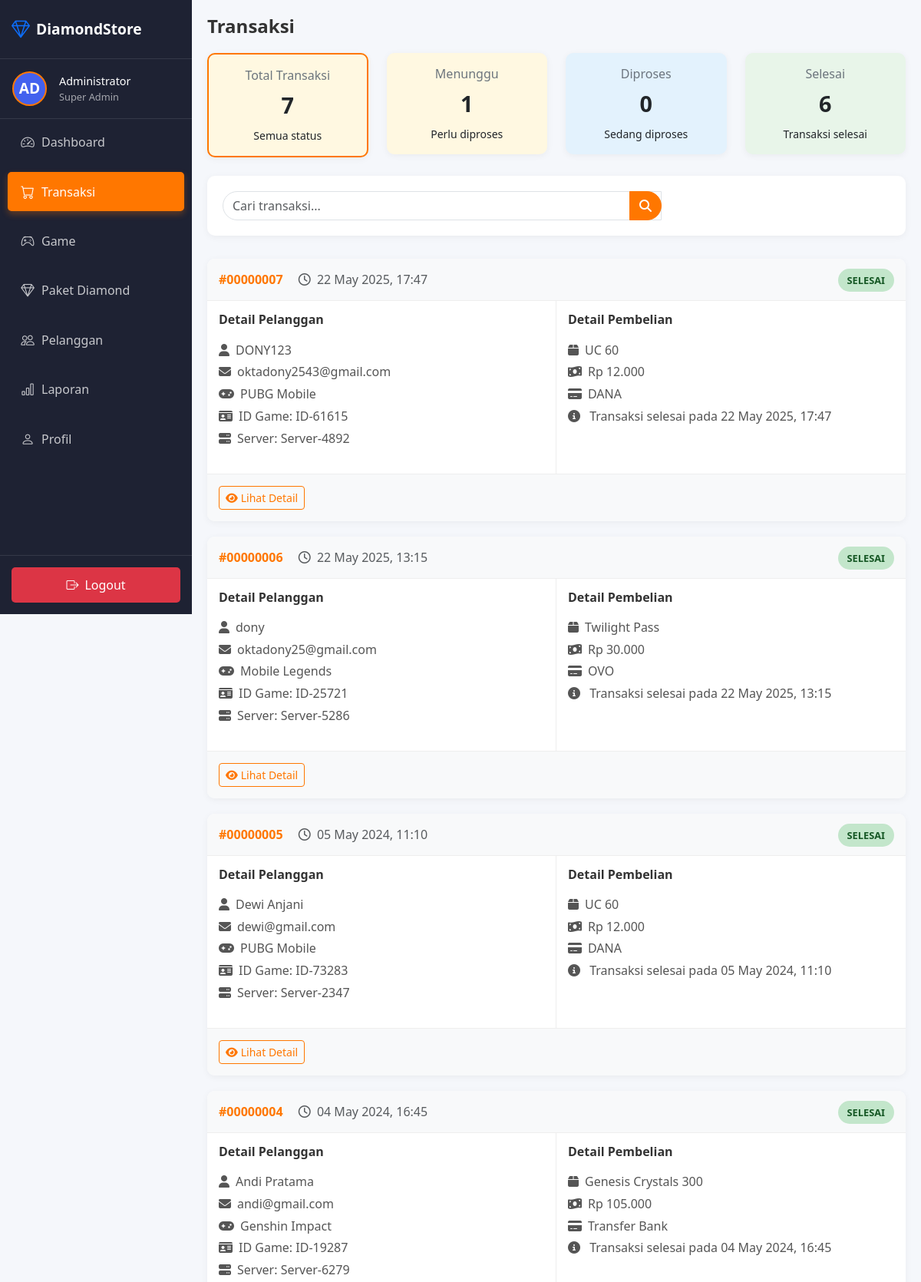
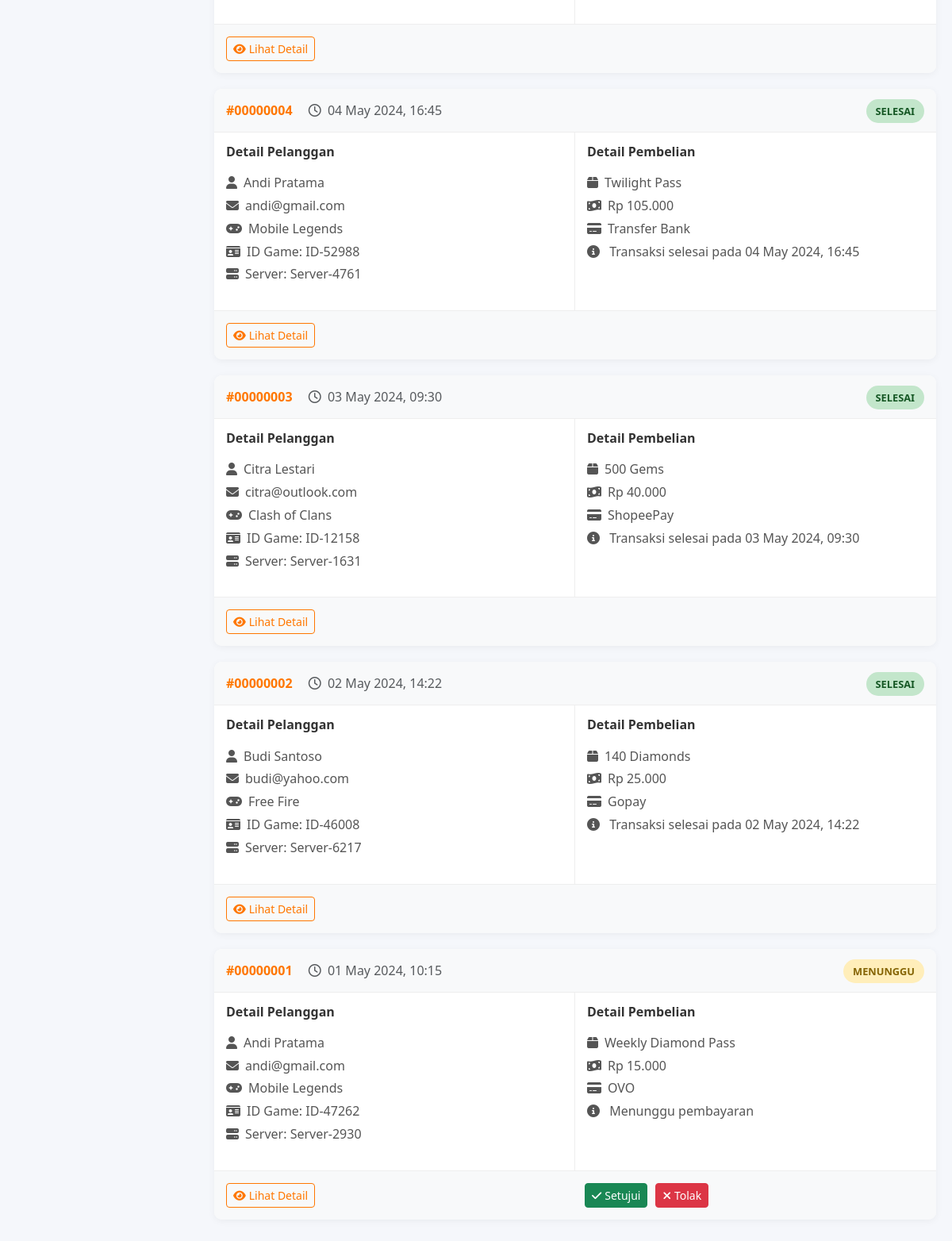
Page /game-topup/admin/transactions.php (signed in) on the committed database (2 pictures, top to bottom).
### tables this page shows
CREATE TABLE `transaksi` (
  `id_transaksi` int(11) NOT NULL,
  `id_pelanggan` int(11) DEFAULT NULL,
  `tanggal_transaksi` date DEFAULT NULL,
  `waktu_transaksi` datetime DEFAULT current_timestamp(),
  `total_harga` decimal(10,2) DEFAULT NULL,
  `metode_pembayaran` varchar(50) DEFAULT NULL,
  `status` enum('pending','berhasil','gagal') DEFAULT 'pending'
);

CREATE TABLE `pelanggan` (
  `id_pelanggan` int(11) NOT NULL,
  `nama` varchar(100) DEFAULT NULL,
  `email` varchar(100) DEFAULT NULL,
  `no_hp` varchar(15) DEFAULT NULL,
  `user_id` int(11) DEFAULT NULL
);

CREATE TABLE `game` (
  `id_game` int(11) NOT NULL,
  `nama_game` varchar(100) DEFAULT NULL,
  `developer` varchar(100) DEFAULT NULL
);

CREATE TABLE `paketdiamond` (
  `id_paket` int(11) NOT NULL,
  `id_game` int(11) DEFAULT NULL,
  `nama_paket` varchar(100) DEFAULT NULL,
  `jumlah_diamond` int(11) DEFAULT NULL,
  `harga` decimal(10,2) DEFAULT NULL
);

### game-topup/admin/transactions.php (the view, shortened to what this page needs)
<?php
include '../config/database.php';
function tableExists($conn, $tableName) {
    $result = $conn->query("SHOW TABLES LIKE '$tableName'");
    return $result->num_rows > 0;
}
function getTransactions($conn, $status = null, $search = null) {
    if (!tableExists($conn, 'Transaksi') || !tableExists($conn, 'Pelanggan') ||
        !tableExists($conn, 'PaketDiamond') || !tableExists($conn, 'Game')) {
        return [];
    }
    $query = "SELECT t.id_transaksi as id, p.nama as customer_name, p.email as customer_email,
              pd.nama_paket as package_name, g.nama_game as game_name,
              t.total_harga as amount, t.metode_pembayaran as payment_method,
              t.status, t.waktu_transaksi as created_at, t.waktu_transaksi as updated_at,
              dt.id_detail, dt.jumlah
              FROM Transaksi t
              JOIN Pelanggan p ON t.id_pelanggan = p.id_pelanggan
              JOIN DetailTransaksi dt ON t.id_transaksi = dt.id_transaksi
              JOIN PaketDiamond pd ON dt.id_paket = pd.id_paket
              JOIN Game g ON pd.id_game = g.id_game
              WHERE 1=1";
    $query .= " ORDER BY t.waktu_transaksi DESC";
    $stmt = $conn->prepare($query);
    $stmt->execute();
    $result = $stmt->get_result();
    $transactions = [];
    while ($row = $result->fetch_assoc()) {
        $row['game_id'] = 'ID-' . rand(10000, 99999);
        $row['server_id'] = 'Server-' . rand(1000, 9999);
        $transactions[] = $row;
    }
    return $transactions;
}
$status_filter = isset($_GET['status']) ? $_GET['status'] : null;
$search_term = isset($_GET['search']) ? $_GET['search'] : null;
$transactions = getTransactions($conn, $status_filter, $search_term);
$status_counts = [
    'pending' => 0,
    'processing' => 0,
    'completed' => 0,
    'cancelled' => 0
];
$statusMapReverse = [
    'pending' => 'pending',
    'berhasil' => 'completed',
    'gagal' => 'cancelled'
];
if (tableExists($conn, 'Transaksi')) {
    $stmt = $conn->prepare("SELECT status, COUNT(*) as count FROM Transaksi GROUP BY status");
    $stmt->execute();
    $result = $stmt->get_result();
    while ($row = $result->fetch_assoc()) {
        $mappedStatus = $statusMapReverse[$row['status']] ?? $row['status'];
        $status_counts[$mappedStatus] = $row['count'];
    }
}
$total_transactions = array_sum($status_counts);
?>
<!DOCTYPE html>
<html lang="id">
<head>
    <link rel="stylesheet" href="https://cdnjs.cloudflare.com/ajax/libs/bootstrap/5.3.0/css/bootstrap.min.css">
    <link rel="stylesheet" href="https://cdnjs.cloudflare.com/ajax/libs/font-awesome/6.4.0/css/all.min.css">
    <link rel="stylesheet" href="https://cdn.jsdelivr.net/npm/bootstrap-icons@1.11.1/font/bootstrap-icons.css">
    <link rel="stylesheet" href="../assets/css/admin.css">
</head>
<body>
    <div class="app-container">
        <div class="sidebar">
            <?php include 'sidebar.php'; ?>
        </div>
        <div class="app-content">
            <div class="app-content-header">
                <h1 class="app-content-headerText">Transaksi</h1>
            </div>
            <div class="row g-4 mb-4">
                <div class="col-md-3">
                    <div class="status-count-card pending <?php echo $status_filter === null ? 'active' : ''; ?>" onclick="filterByStatus('')">
                        <p>Total Transaksi</p>
                        <h3><?php echo $total_transactions; ?></h3>
                        <small>Semua status</small>
                    </div>
                </div>
                <div class="col-md-3">
                    <div class="status-count-card pending <?php echo $status_filter === 'pending' ? 'active' : ''; ?>" onclick="filterByStatus('pending')">
                        <p>Menunggu</p>
                        <h3><?php echo $status_counts['pending']; ?></h3>
                        <small>Perlu diproses</small>
                    </div>
                </div>
                <div class="col-md-3">
                    <div class="status-count-card processing <?php echo $status_filter === 'processing' ? 'active' : ''; ?>" onclick="filterByStatus('processing')">
                        <p>Diproses</p>
                        <h3><?php echo $status_counts['processing']; ?></h3>
                        <small>Sedang diproses</small>
                    </div>
                </div>
                <div class="col-md-3">
                    <div class="status-count-card completed <?php echo $status_filter === 'completed' ? 'active' : ''; ?>" onclick="filterByStatus('completed')">
                        <p>Selesai</p>
                        <h3><?php echo $status_counts['completed']; ?></h3>
                        <small>Transaksi selesai</small>
                    </div>
                </div>
            </div>
            <div class="filter-card">
                <div class="row">
                    <div class="col-md-8">
                        <form action="" method="GET" class="d-flex">
                            <div class="input-group search-box">
                                <input type="text" class="form-control" placeholder="Cari transaksi..." name="search" value="<?php echo $search_term; ?>">
                                <button class="btn btn-primary" type="submit">
                                    <i class="fas fa-search"></i>
                                </button>
                            </div>
                        </form>
                    </div>
                    <div class="col-md-4 text-md-end mt-3 mt-md-0">
                    </div>
                </div>
            </div>
            <?php if (empty($transactions)): ?>
            <div class="empty-state">
                <i class="fas fa-receipt"></i>
                <h4>Tidak ada transaksi ditemukan</h4>
                <p>
                    <?php if ($search_term): ?>
                    Tidak ada transaksi yang cocok dengan pencarian "<?php echo $search_term; ?>".
                    <?php elseif ($status_filter): ?>
                    Tidak ada transaksi dengan status "<?php echo ucfirst($status_filter); ?>".
                    <?php else: ?>
                    Belum ada transaksi yang tercatat dalam sistem.
                    <?php endif; ?>
                </p>
            </div>
            <?php else: ?>
                <?php foreach ($transactions as $transaction): ?>
                <div class="transaction-card">
                    <div class="transaction-header">
                        <div class="row align-items-center">
                            <div class="col-md-6">
                                <span class="transaction-id">#<?php echo str_pad($transaction['id'], 8, '0', STR_PAD_LEFT); ?></span>
                                <span class="ms-3 text-muted">
                                    <i class="far fa-clock me-1"></i>
                                    <?php echo date('d M Y, H:i', strtotime($transaction['created_at'])); ?>
                                </span>
                            </div>
                            <div class="col-md-6 text-md-end mt-2 mt-md-0">
                                <span class="status-badge status-<?php echo $transaction['status']; ?>">
                                    <?php
                                    switch($transaction['status']) {
                                        case 'pending':
                                            echo 'Menunggu';
                                            break;
                                        case 'completed':
                                        case 'berhasil':
                                            echo 'Selesai';
                                            break;
                                    }
                                    ?>
                                </span>
                            </div>
                        </div>
                    </div>
                    <div class="transaction-body">
                        <div class="row g-0">
                            <div class="col-md-6 detail-column">
                                <div class="transaction-details">
                                    <h5>Detail Pelanggan</h5>
                                    <p>
                                        <i class="fas fa-user me-2"></i><?php echo $transaction['customer_name']; ?><br>
                                        <i class="fas fa-envelope me-2"></i><?php echo $transaction['customer_email']; ?><br>
                                        <i class="fas fa-gamepad me-2"></i><?php echo $transaction['game_name']; ?><br>
                                        <i class="fas fa-id-card me-2"></i>ID Game: <?php echo $transaction['game_id']; ?>
                                        <?php if (!empty($transaction['server_id'])): ?>
                                        <br><i class="fas fa-server me-2"></i>Server: <?php echo $transaction['server_id']; ?>
                                        <?php endif; ?>
                                    </p>
                                </div>
                            </div>
                            <div class="col-md-6">
                                <div class="transaction-details">
                                    <h5>Detail Pembelian</h5>
                                    <p>
                                        <i class="fas fa-box me-2"></i><?php echo $transaction['package_name']; ?><br>
                                        <i class="fas fa-money-bill-wave me-2"></i>Rp <?php echo number_format($transaction['amount'], 0, ',', '.'); ?><br>
                                        <i class="fas fa-credit-card me-2"></i><?php echo $transaction['payment_method']; ?><br>
                                        <i class="fas fa-info-circle me-2"></i>
                                        <?php
                                        switch($transaction['status']) {
                                            case 'pending':
                                                echo 'Menunggu pembayaran';
                                                break;
                                            case 'completed':
                                            case 'berhasil':
                                                echo 'Transaksi selesai pada ' . date('d M Y, H:i', strtotime($transaction['updated_at']));
                                                break;
                                        }
                                        ?>
                                    </p>
                                </div>
                            </div>
                        </div>
                    </div>
                    <div class="transaction-footer">
                        <div class="row align-items-center">
                            <div class="col-md-6">
                                <a href="transaction_detail.php?id=<?php echo $transaction['id']; ?>" class="btn btn-sm btn-outline-primary">
                                    <i class="fas fa-eye me-1"></i>Lihat Detail
                                </a>
                            </div>
                            <div class="col-md-6 text-md-end mt-3 mt-md-0">
                                <?php if ($transaction['status'] === 'pending'): ?>
                                <div class="transaction-actions">
                                    <a href="transactions.php?action=approve&id=<?php echo $transaction['id']; ?>" class="btn btn-sm btn-success">
                                        <i class="fas fa-check me-1"></i>Setujui
                                    </a>
                                    <a href="transactions.php?action=reject&id=<?php echo $transaction['id']; ?>" class="btn btn-sm btn-danger">
                                        <i class="fas fa-times me-1"></i>Tolak
                                    </a>
                                </div>
                                <?php endif; ?>
                            </div>
                        </div>
                    </div>
                </div>
                <?php endforeach; ?>
            <?php endif; ?>
        </div>
    </div>
</body>
</html>

### game-topup/assets/css/admin.css (style rules this page uses)
:root { --primary-color: #ff7700; --secondary-color: #ff9d4c; --dark-color: #212529; --light-color: #f8f9fa; --success-color: #28a745; --info-color: #17a2b8; --warning-color: #ffc107; --danger-color: #dc3545; }
body { font-family: "Poppins", sans-serif; background-color: #f5f7fb; }
.sidebar { min-height: 100vh; background-color: var(--dark-color); }
.btn-primary { background-color: var(--primary-color); border-color: var(--primary-color); }
.btn-outline-primary { color: var(--primary-color); border-color: var(--primary-color); }

### game-topup/admin/transactions.php (style rules this page uses)
body { background-color: #f5f7fb; margin: 0; padding: 0; font-family: 'Segoe UI', Tahoma, Geneva, Verdana, sans-serif; }
.app-container { display: flex; min-height: 100vh; }
.sidebar { width: 250px; background-color: #1e2233; color: #fff; flex-shrink: 0; position: fixed; height: 100vh; overflow-y: auto; z-index: 10; }
.app-content { flex-grow: 1; margin-left: 250px; padding: 20px; background-color: #f5f7fb; }
.status-badge { padding: 6px 12px; border-radius: 50px; font-size: 0.8rem; font-weight: 600; text-transform: uppercase; }
.status-pending { background-color: #ffeeba; color: #856404; }
.status-completed, .status-berhasil { background-color: #c3e6cb; color: #155724; }
.transaction-card { border-radius: 10px; box-shadow: 0 2px 10px rgba(0, 0, 0, 0.05); transition: transform 0.2s ease, box-shadow 0.2s ease; margin-bottom: 20px; background-color: #fff; overflow: hidden; }
.transaction-header { background-color: #f8f9fa; padding: 15px; border-bottom: 1px solid #eee; }
.transaction-body { padding: 0; }
.transaction-details { padding: 15px; }
.transaction-details h5 { color: #333; font-size: 16px; margin-bottom: 15px; font-weight: 600; }
.transaction-details p { color: #555; line-height: 1.8; }
.transaction-footer { padding: 15px; border-top: 1px solid #eee; background-color: #f8f9fa; }
.transaction-actions { display: flex; gap: 10px; }
.filter-card { background-color: #fff; border-radius: 10px; box-shadow: 0 2px 10px rgba(0, 0, 0, 0.05); padding: 20px; margin-bottom: 30px; }
.status-count-card { border-radius: 10px; padding: 15px; text-align: center; box-shadow: 0 2px 10px rgba(0, 0, 0, 0.05); transition: transform 0.2s ease; cursor: pointer; background-color: #fff; }
.status-count-card.active { border: 2px solid #ff7700; }
.status-count-card h3 { margin: 10px 0; font-size: 1.8rem; font-weight: bold; }
.status-count-card p { margin: 0; color: #6c757d; font-weight: 500; }
.status-count-card.pending { background-color: #fff8e1; }
.status-count-card.processing { background-color: #e3f2fd; }
.status-count-card.completed { background-color: #e8f5e9; }
.transaction-id { font-weight: bold; color: #ff7700; }
.detail-column { border-right: 1px solid #eee; }
.app-content-header { margin-bottom: 20px; }
.app-content-headerText { font-size: 24px; font-weight: 600; color: #333; }
.search-box { position: relative; }
.search-box .form-control { padding-right: 40px; border-radius: 50px; }
.search-box .btn { position: absolute; right: 0; top: 0; border-radius: 0 50px 50px 0; }
.btn-primary { background-color: #ff7700; border-color: #ff7700; }
.btn-outline-primary { color: #ff7700; border-color: #ff7700; }

### game-topup/admin/sidebar.php (style rules this page uses)
.sidebar { width: 250px; background-color: #1e2233; color: #fff; position: fixed; height: 100vh; overflow-y: auto; z-index: 10; display: flex; flex-direction: column; }

### rows in the picture
transaksi: id_transaksi "00000007", waktu_transaksi "22 May 2025, 17:47", status "SELESAI", id_pelanggan.nama "DONY123", id_pelanggan.email "oktadony2543@gmail.com", game.nama_game "PUBG Mobile", game_id "ID-61615", server_id "Server-4892", paketdiamond.nama_paket "UC 60", total_harga "12.000", metode_pembayaran "DANA"
transaksi: id_transaksi "00000006", waktu_transaksi "22 May 2025, 13:15", status "SELESAI", id_pelanggan.nama "dony", id_pelanggan.email "oktadony25@gmail.com", game.nama_game "Mobile Legends", game_id "ID-25721", server_id "Server-5286", paketdiamond.nama_paket "Twilight Pass", total_harga "30.000", metode_pembayaran "OVO"
transaksi: id_transaksi "00000005", waktu_transaksi "05 May 2024, 11:10", status "SELESAI", id_pelanggan.nama "Dewi Anjani", id_pelanggan.email "dewi@gmail.com", game.nama_game "PUBG Mobile", game_id "ID-73283", server_id "Server-2347", paketdiamond.nama_paket "UC 60", total_harga "12.000", metode_pembayaran "DANA"
transaksi: id_transaksi "00000004", waktu_transaksi "04 May 2024, 16:45", status "SELESAI", id_pelanggan.nama "Andi Pratama", id_pelanggan.email "andi@gmail.com", game.nama_game "Genshin Impact", game_id "ID-19287", server_id "Server-6279", paketdiamond.nama_paket "Genesis Crystals 300", total_harga "105.000", metode_pembayaran "Transfer Bank", game.nama_game "Mobile Legends", game_id "ID-52988", server_id "Server-4761", paketdiamond.nama_paket "Twilight Pass"
transaksi: id_transaksi "00000003", waktu_transaksi "03 May 2024, 09:30", status "SELESAI", id_pelanggan.nama "Citra Lestari", id_pelanggan.email "citra@outlook.com", game.nama_game "Clash of Clans", game_id "ID-12158", server_id "Server-1631", paketdiamond.nama_paket "500 Gems", total_harga "40.000", metode_pembayaran "ShopeePay"
transaksi: id_transaksi "00000002", waktu_transaksi "02 May 2024, 14:22", status "SELESAI", id_pelanggan.nama "Budi Santoso", id_pelanggan.email "budi@yahoo.com", game.nama_game "Free Fire", game_id "ID-46008", server_id "Server-6217", paketdiamond.nama_paket "140 Diamonds", total_harga "25.000", metode_pembayaran "Gopay"
transaksi: id_transaksi "00000001", waktu_transaksi "01 May 2024, 10:15", status "MENUNGGU", id_pelanggan.nama "Andi Pratama", id_pelanggan.email "andi@gmail.com", game.nama_game "Mobile Legends", game_id "ID-47262", server_id "Server-2930", paketdiamond.nama_paket "Weekly Diamond Pass", total_harga "15.000", metode_pembayaran "OVO"

### other values in the picture
$total_transactions "7"
$status_counts['pending'] "1"
$status_counts['processing'] "0"
$status_counts['completed'] "6"
